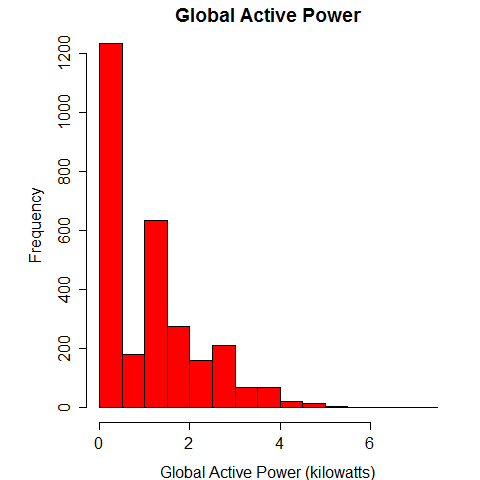

This figure's R source:
par(mar=c(4,6,2,2))
hist(as.numeric(as.character(data[,3])), col="red", main="Global Active Power", xlab="Global Active Power (kilowatts)")
dev.copy(png, "plot1.png")
dev.off()